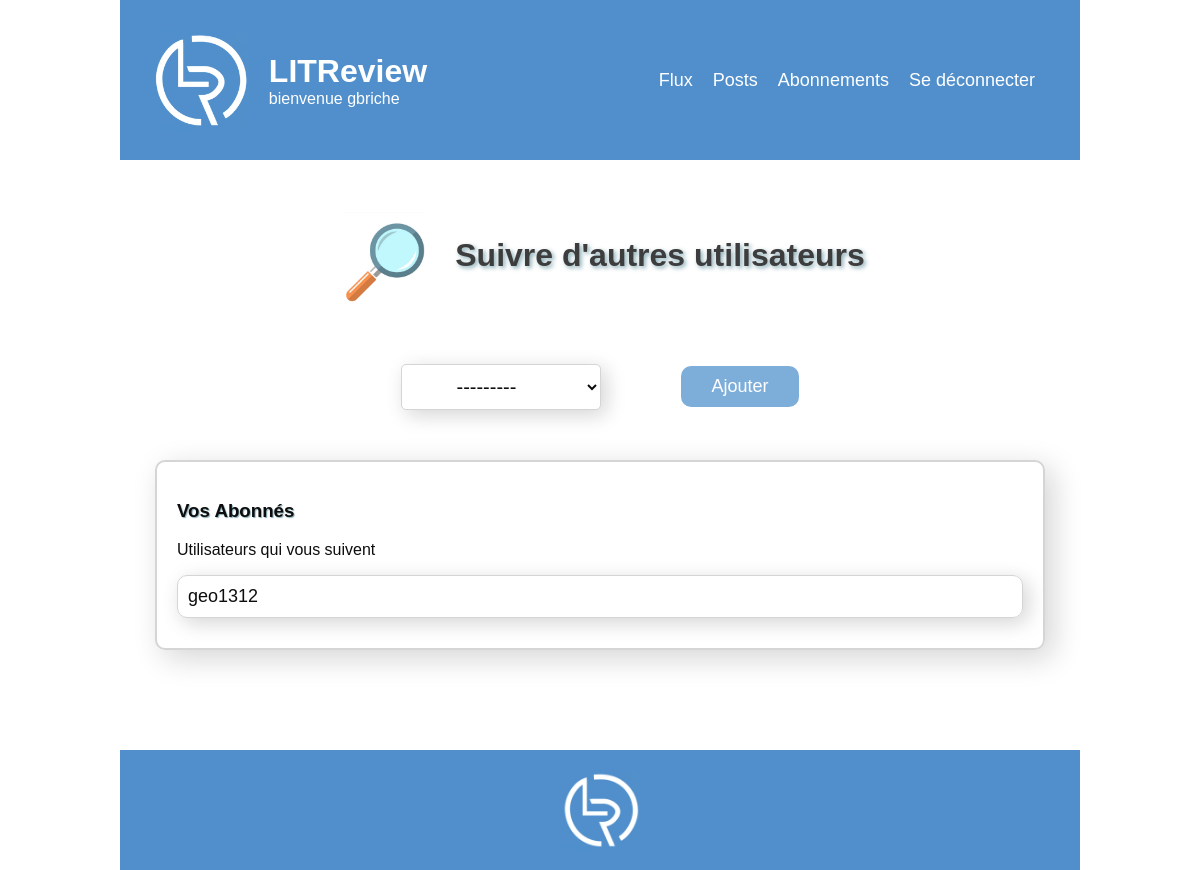
The page /follows/ (signed in) on the database as committed earlier.
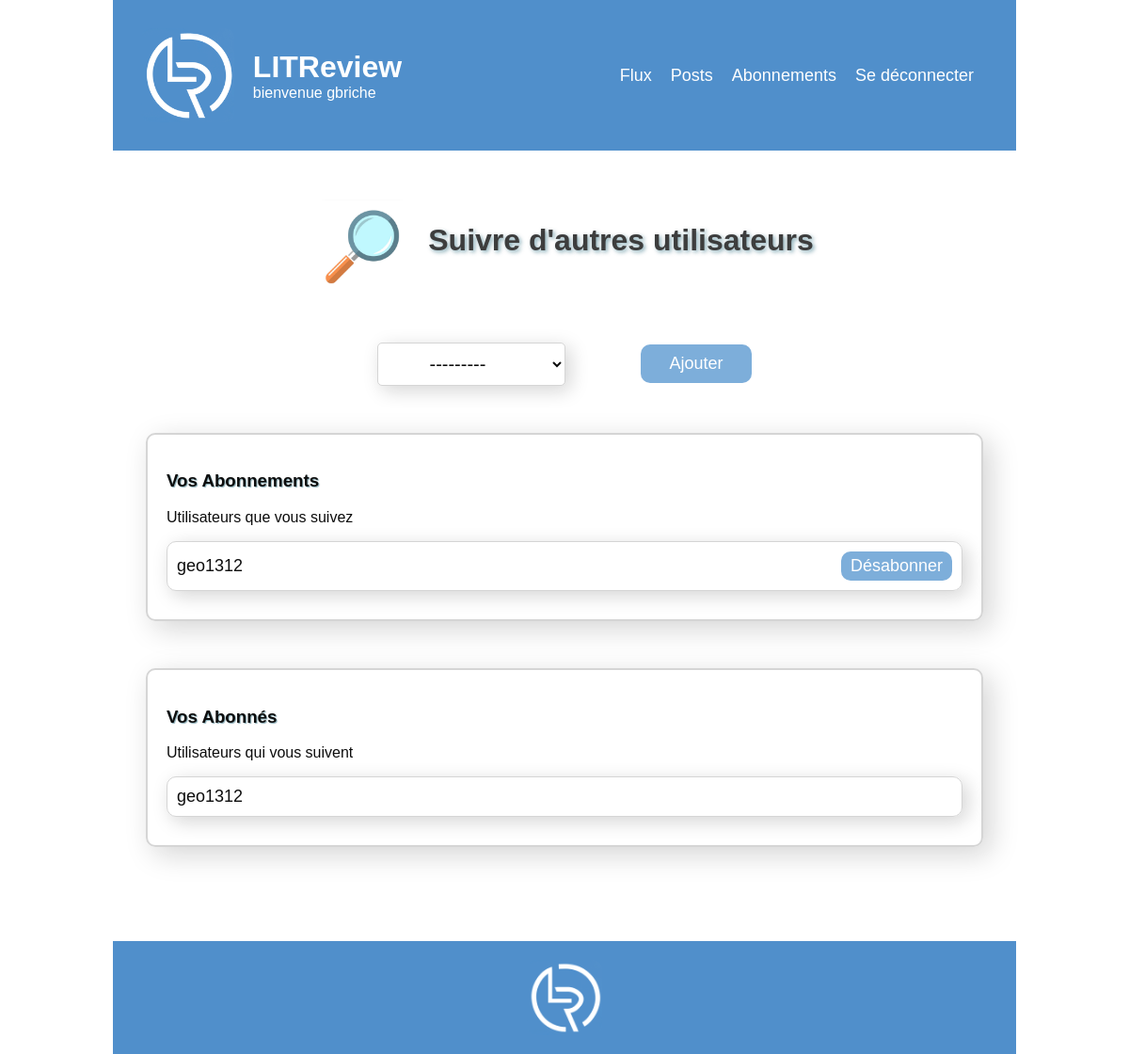
The same page on the database as committed later.
### bookreview/models.py (models this page shows)
class UserFollows(models.Model):
    user = models.ForeignKey(
        settings.AUTH_USER_MODEL, on_delete=models.CASCADE, related_name="following"
    )
    followed_user = models.ForeignKey(
        settings.AUTH_USER_MODEL, on_delete=models.CASCADE, related_name="followed_by"
    )
    class Meta:
        unique_together = (
            "user",
            "followed_user",
        )

### authentication/models.py (models this page shows)
class CustomUser(AbstractUser):
    pass

### bookreview/views.py (the view)
# urls.py: path("follows/", bookreview.views.follows, name="follows"),
@login_required
def follows(request):
    followings = UserFollows.objects.filter(user=request.user)
    followers = UserFollows.objects.filter(followed_user=request.user)
    if request.method == "POST":
        form = UserFollowsForm(request.POST)
        if form.is_valid():
            try:
                user_follow = form.save(commit=False)
                user_follow.user = request.user
                user_follow.save()
            except IntegrityError:
                messages.error(
                    request,
                    f"L'utilisateur {user_follow.followed_user} est deja dans votre liste de suivis",
                )
                return render(
                    request,
                    "bookreview/follows.html",
                    {"form": form, "followings": followings, "followers": followers},
                )
            return redirect("follows")
    else:
        form = UserFollowsForm()
    context = {
        "form": form,
        "followings": followings,
        "followers": followers,
    }
    return render(request, "bookreview/follows.html", context=context)

### bookreview/forms.py
class UserFollowsForm(forms.ModelForm):
    class Meta:
        model = UserFollows
        fields = ['followed_user']

### bookreview/templates/bookreview/follows.html (shortened to what this page needs)
{% extends 'base.html' %}
{% load static %}
{% block content %}
<div class="follows-page base-page">
    <div class="follows-form-title">
        <div class="icone-title">
            <img src="{% static 'icones/icone-loupe.png' %}" alt="icone loupe">
            <h2>Suivre d'autres utilisateurs</h2>
        </div>
        <div>
            <form method="post" class="follows-form">
                {% for field in form %}
                    <div class="form-field-follows">
                        {{ field }}
                    </div>
                {% endfor %}
                <button type="submit" class="submit-button">Ajouter</button>
            </form>
        </div>
    </div>
    {% if followings %}
        <div class="following">
            <h3>Vos Abonnements</h3>
            <p>Utilisateurs que vous suivez</p>
            <div class="follows-list">
                {% for following in followings %}
                    <div class="follows-item">
                        <span class="follows-username">{{ following.followed_user }}</span>
                        <a href="{% url 'follows_delete' following.id %}" class="follows-button">Désabonner</a>
                    </div>
                {% endfor %}
            </div>
        </div>
    {% endif %}
    {% if followers %}
        <div class="followers">
            <h3>Vos Abonnés</h3>
            <p>Utilisateurs qui vous suivent</p>
            <div class="follows-list">
                {% for follower in followers %}
                    <div class="follows-item">
                        <span class="follows-username">{{ follower.user }}</span>
                    </div>
                {% endfor %}
            </div>
        </div>
    {% endif %}
</div>
{% endblock content %}

Rows that differ between the two databases and show on the page:
added UserFollows: followed_user "geo1312", shown under "Vos Abonnements"
Other text that changed with them:
text now shown: "Vos Abonnements Utilisateurs que vous suivez"
